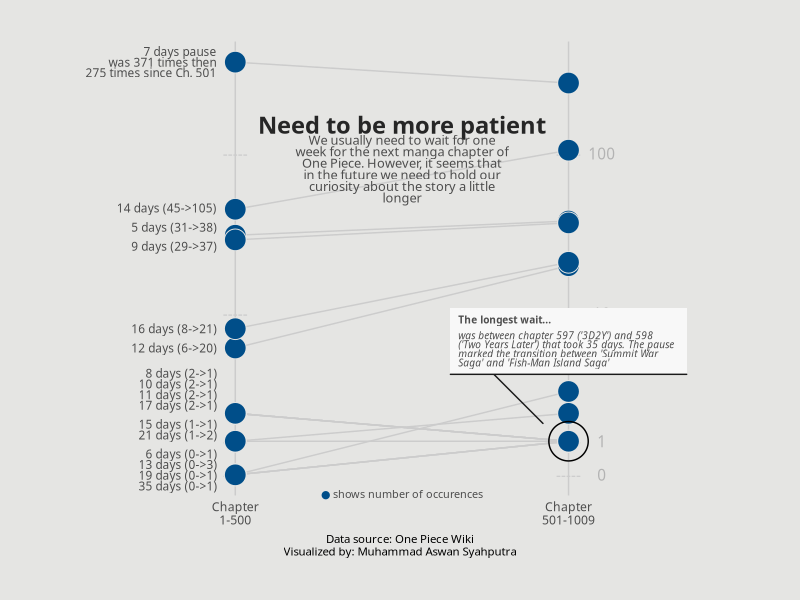

Reproduce this figure in R.
# Load packages -----------------------------------------------------------

library(tidyverse)
library(scales)
library(ggtext)
library(ggrepel)
library(ggforce)

# Load data ---------------------------------------------------------------

onepiece_chapters <- read_csv("data/onepiece_chapters.csv")

# Preprocess data for plot ------------------------------------------------

to_plot <-
  onepiece_chapters %>%
  add_row(chapter = 1010, release_date = as.Date("2021-04-11")) %>%
  count(
    group = if_else(
      between(chapter, 1, 500),
      "Chapter\n1-500",
      "Chapter\n501-1009"
    ),
    ndays = dplyr::lead(release_date, 1) - release_date
  ) %>%
  filter(!is.na(ndays)) %>%
  complete(group, ndays, fill = list(n = 0)) %>%
  mutate(
    ndays_label = str_glue("{ndays} days"),
    ndays = as.numeric(ndays),
    .after = ndays
  )

# Create plot -------------------------------------------------------------

p <-
  to_plot %>%
  ggplot(aes(group, n, group = ndays_label)) +
  annotate(
    geom = "text",
    x = rep(1:2, each = 4),
    y = rep(c(0, 1, 10, 100), 2),
    label = rep("-----", 8),
    family = "Fira Code",
    colour = "gray80"
  ) +
  annotate(
    geom = "text",
    x = 2.1,
    y = c(0, 1, 10, 100),
    label = c(0, 1, 10, 100),
    family = "Fira Code",
    colour = "gray70"
  ) +
  geom_line(colour = "gray80") +
  geom_point(
    size = 7,
    shape = 21,
    fill = "#004E89",
    colour = "#e5e5e3"
  ) +
  annotate(
    geom = "text",
    x = 1.5,
    y = 150,
    label = "Need to be more patient",
    family = "Fira",
    fontface = "bold",
    colour = "gray15",
    hjust = 0.5,
    vjust = 0.5,
    size = 6
  ) +
  annotate(
    geom = "text",
    x = 1.5,
    y = 80,
    label = str_wrap(
      "We usually need to wait for one week for the next manga chapter of One Piece. However, it seems that in the future we need to hold our curiosity about the story a little longer",
      width = 35
    ),
    family = "Fira Code",
    colour = "gray30",
    hjust = 0.5,
    vjust = 0.5,
    size = 3.25,
    lineheight = 0.75
  ) +
  annotate(
    geom = "richtext",
    x = 1.5,
    y = -Inf,
    label = "<span style='color:#004E89;'>●</span> shows number of occurences",
    fill = NA,
    label.color = NA,
    family = "Fira Code",
    colour = "gray30",
    hjust = 0.5,
    vjust = 0.5,
    size = 2.75,
    lineheight = 0.75
  ) +
  geom_text_repel(
    data = ~ .x %>%
      pivot_wider(names_from = group, values_from = n) %>%
      arrange(ndays) %>%
      mutate(
        label = if_else(
          `Chapter\n1-500` == max(`Chapter\n1-500`),
          str_glue("{ndays_label} pause\nwas {`Chapter\n1-500`} times then\n{`Chapter\n501-1009`} times since Ch. 501"),
          str_glue("{ndays_label} ({`Chapter\n1-500`}->{`Chapter\n501-1009`})")
        )
      ) %>%
      group_by(`Chapter\n1-500`) %>%
      summarise(label = paste0(label, collapse = "\n")),
    aes(x = "Chapter\n1-500", y = `Chapter\n1-500`, label = label),
    inherit.aes = FALSE,
    hjust = 1,
    vjust = 0.5,
    nudge_x = -0.05,
    family = "Fira Code",
    colour = "gray30",
    size = 3,
    direction = "y",
    lineheight = 0.75,
    segment.colour = NA
  ) +
  geom_mark_circle(
    data = tibble(
      group = "Chapter\n501-1009",
      n = 1,
      label = "The longest wait...",
      description = "was between chapter 597 ('3D2Y') and 598 ('Two Years Later') that took 35 days. The pause marked the transition between 'Summit War Saga' and 'Fish-Man Island Saga'"
    ),
    aes(group, n, label = label, description = description),
    inherit.aes = FALSE,
    label.family = "Fira Code",
    label.fontface = c("bold", "italic"),
    label.colour = "gray30",
    label.lineheight = 0.75,
    label.fontsize = 7.25,
    label.fill = "#F8F8F8",
    label.width = unit(60, "mm"),
    con.colour = "gray10"
  ) +
  scale_x_discrete(
    name = NULL,
    expand = c(0.52, 0.05),
    position = "bottom"
  ) +
  scale_y_continuous(
    name = NULL,
    breaks = 0,
    trans = pseudo_log_trans()
  ) +
  labs(caption = "Data source: One Piece Wiki\nVisualized by: Muhammad Aswan Syahputra") +
  theme_minimal(base_family = "Fira Code") +
  theme(
    plot.background = element_rect(fill = "#e5e5e3", colour = NA),
    panel.background = element_rect(fill = "#e5e5e3", colour = NA),
    plot.title.position = "plot",
    plot.caption.position = "plot",
    plot.caption = element_text(hjust = 0.5, size = rel(0.75)),
    panel.grid.major.x = element_line(colour = "gray80"),
    panel.grid.major.y = element_blank(),
    panel.grid.minor = element_blank(),
    axis.text.y = element_blank(),
    axis.ticks.x.top = element_line(),
    plot.margin = margin(30, 30, 30, 30)
  ) +
  coord_cartesian(clip = "off")

# Save plot ---------------------------------------------------------------

ggsave(
  "outfile/05-slope.png",
  plot = p,
  width = 8,
  height = 8,
  dpi = 300,
  type = "cairo-png"
)
